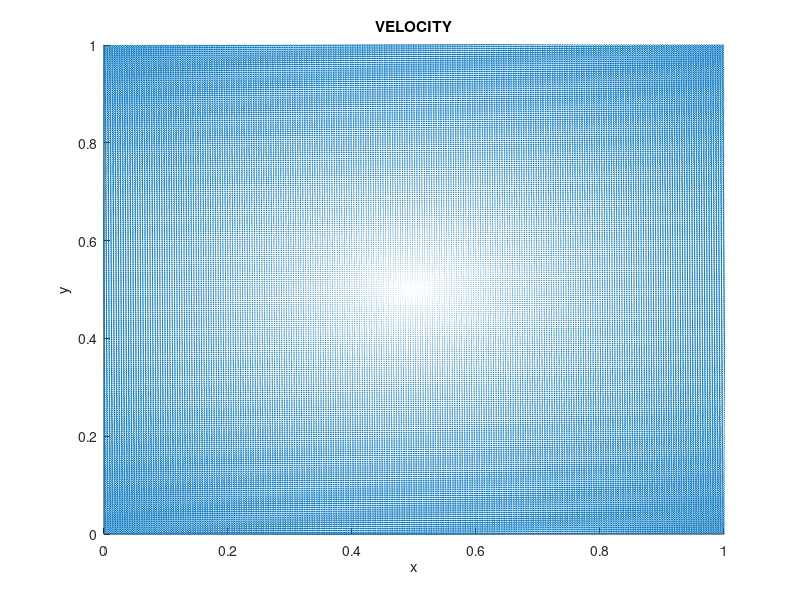

Source code (MATLAB): (Note: this script raises an error after producing the figure.)
%%%%%%%%%%%%%%%%%%%%%%%%%%%%%%%%%%%%%%%%%%%%%%%%%%%%%%%%%%%%%%%%%%%%%%%%%%%
%
% Runs Advection-Diffusion Code
%
%%%%%%%%%%%%%%%%%%%%%%%%%%%%%%%%%%%%%%%%%%%%%%%%%%%%%%%%%%%%%%%%%%%%%%%%%%%

function adv_diff()

L = 1;              % Size of computational grid
N = 256;             % # of grid points
dx = L/(N-1);dy=dx; % Grid Resolution
k = 1e-6;           % Diffusive Coefficient

dt = 5e-5;          % time-step
Tfinal = 40.0;      % final time
tVec = 0:dt:Tfinal; % time-vector

[uX,uY] = give_Velocity_Fields(N,L,dx); % Give background velocity fields
plot_Vector_Field(L,uX,uY,dx);
C = give_Initial_Concentration(N,L,dx); % Give initial concentration

print_dump = 5000;
ctsave = 0;
% CREATE VIZ_IB2D FOLDER and VISIT FILES
mkdir('viz_IB2d');
print_vtk_files(ctsave,uX',uY',L,N,C)

fprintf('\nStarting the advection-diffusion time-stepping!\n');

%
% START THE TIME-STEPPING
%
for i=1:length(tVec)

    % Update the advection-diffusion
    
    % Flux Limiter
    %C = please_Update_Adv_Diff_Concentration_Flux_Limiter_FV(C,dt,dx,dy,uX,uY,k);
    
    % Split (temporally) + Upwind
    %C = please_Update_Adv_Diff_Concentration_Split(C,dt,dx,dy,uX,uY,k);
    
    % Split (temporally) + Lax-Wendroff
    C = please_Update_Adv_Diff_Concentration_Split_Lax_Wendroff(C,dt,dx,dy,uX,uY,k);

    % Un-Split (temporally) + Upwind
    %C = please_Update_Adv_Diff_Concentration_Unsplit(C,dt,dx,dy,uX,uY,k);


    
    % Save files info!
    ctsave = ctsave + 1;
    if mod(ctsave,print_dump) == 0
        print_vtk_files(ctsave,uX',uY',L,N,C);
    end
    fprintf('Time: %d\n',tVec(i));
    
end


%%%%%%%%%%%%%%%%%%%%%%%%%%%%%%%%%%%%%%%%%%%%%%%%%%%%%%%%%%%%%%%%%%%%%%%%%%%
%
% FUNCTION: give initial concentration!
%
%%%%%%%%%%%%%%%%%%%%%%%%%%%%%%%%%%%%%%%%%%%%%%%%%%%%%%%%%%%%%%%%%%%%%%%%%%%

function C = give_Initial_Concentration(N,L,dx)

%WHERE OUTER TUBE LIES
%xMin = 0.15; xMax = 0.45;
%yMin = 0.85; yMax = 1.15;

xMin = 0.6; xMax = 0.8;
yMin = 0.2; yMax = 0.4;

xMid = (xMin+xMax)/2;
yMid = (yMin+yMax)/2;

xDiff = (xMax-xMin)/2;
yDiff = (yMax-yMin)/2;

x = 0:dx:L;
y = 0:dx:L;

inds = give_Me_Indices_To_Apply_Force(x,y,xMin,xMax,yMin,yMax);

C = zeros(N,N);
for i=1:length( inds(:,1) )
    xInd = inds(i,1);
    yInd = inds(i,2);
    xPt = x(xInd);
    yPt = y(yInd);
    C(yInd,xInd ) = (-0.5/yDiff^2)*( (yPt-yMid) - yDiff )*( (yPt-yMid) + yDiff ) +  (-0.5/xDiff^2)*( (xPt-xMid) - xDiff )*( (xPt-xMid) + xDiff ); %1.0;
    %C(xInd,yInd ) = (-1.0/xDiff^2)*( (xPt-xMid) - xDiff )*( (xPt-xMid) + xDiff ); %1.0;

end

%%%%%%%%%%%%%%%%%%%%%%%%%%%%%%%%%%%%%%%%%%%%%%%%%%%%%%%%%%%%%%%%%%%%%%
%
% FUNCTION: computes indices for placing initial concentration 
%
%%%%%%%%%%%%%%%%%%%%%%%%%%%%%%%%%%%%%%%%%%%%%%%%%%%%%%%%%%%%%%%%%%%%%%%

function inds = give_Me_Indices_To_Apply_Force(x,y,xMin,xMax,yMin,yMax)

j=1; noMinYet = 1;
while noMinYet
    
    if ( x(j) >= xMin )
        iX_min = j;
        noMinYet = 0;
    end
    j=j+1;
end

j=length(x); noMaxYet = 1;
while noMaxYet
    
    if ( x(j) <= xMax )
        iX_max = j;
        noMaxYet = 0;
    end
    j=j-1;
end

j=1; noMinYet = 1;
while noMinYet
    
    if ( y(j) >= yMin )
        iY_min = j;
        noMinYet = 0;
    end
    j=j+1;
end

j=length(y); noMaxYet = 1;
while noMaxYet
    
    if ( y(j) <= yMax )
        iY_max = j;
        noMaxYet = 0;
    end
    j=j-1;
end

iX_Vec = iX_min:1:iX_max;
iY_Vec = iY_min:1:iY_max;

n = 1;
for i=1:length(iX_Vec)
    for j=1:length(iY_Vec)
        inds(n,1) = iX_Vec(i);
        inds(n,2) = iY_Vec(j);
        n = n+1; 
    end
end


%%%%%%%%%%%%%%%%%%%%%%%%%%%%%%%%%%%%%%%%%%%%%%%%%%%%%%%%%%%%%%%%%%%%%%%%%%%
%
% FUNCTION: give prescribed velocity fields!
%
%%%%%%%%%%%%%%%%%%%%%%%%%%%%%%%%%%%%%%%%%%%%%%%%%%%%%%%%%%%%%%%%%%%%%%%%%%%

function [uX,uY] = give_Velocity_Fields(N,L,dx)

xGrid = 0:dx:L; yGrid=xGrid; % Construct grid values
xC = L/2; yC = L/2;          % Center point

uX = zeros(N,N); uY = uX;    % Allocate memory

for i=1:length(xGrid)
    
    x = xGrid(i);
    
    for j=1:length(yGrid)
    
        y = yGrid(j);
        
        uX(j,i) = -( y - yC )/5;
        uY(j,i) = ( x - xC )/5;
        
    end
end

%%%%%%%%%%%%%%%%%%%%%%%%%%%%%%%%%%%%%%%%%%%%%%%%%%%%%%%%%%%%%%%%%%%%%%%%%%%
%
% FUNCTION: plot vector field
%
%%%%%%%%%%%%%%%%%%%%%%%%%%%%%%%%%%%%%%%%%%%%%%%%%%%%%%%%%%%%%%%%%%%%%%%%%%%

function plot_Vector_Field(L,uX,uY,dx)

figure(55)
xGrid = 0:dx:L; yGrid=xGrid; % Construct grid values
%
axis([0 L 0 L]);
title('VELOCITY');
xlabel('x'); ylabel('y');
hold all;

quiver(xGrid,yGrid,uX,uY); %Print Velocity Field

drawnow;
    